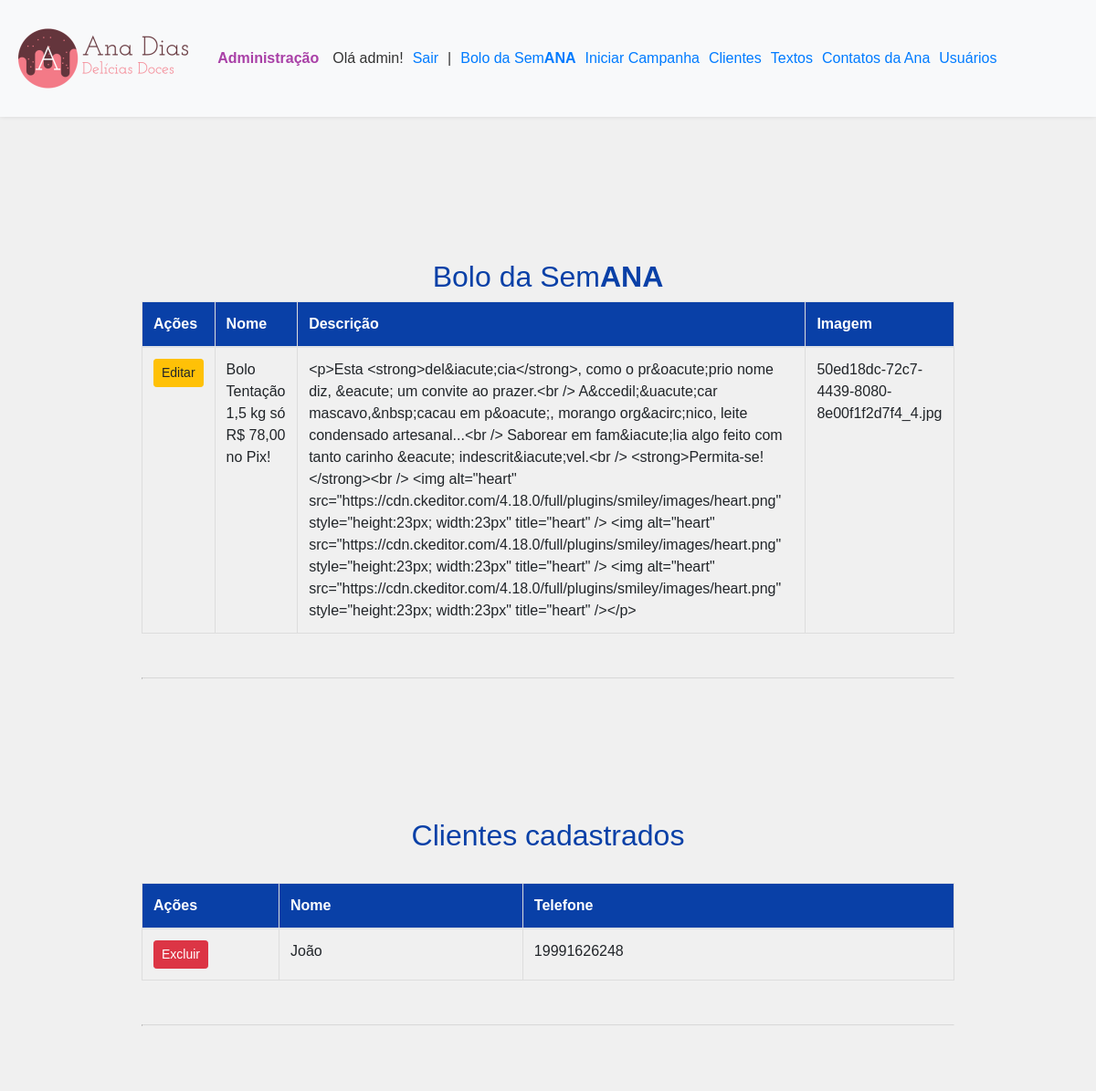
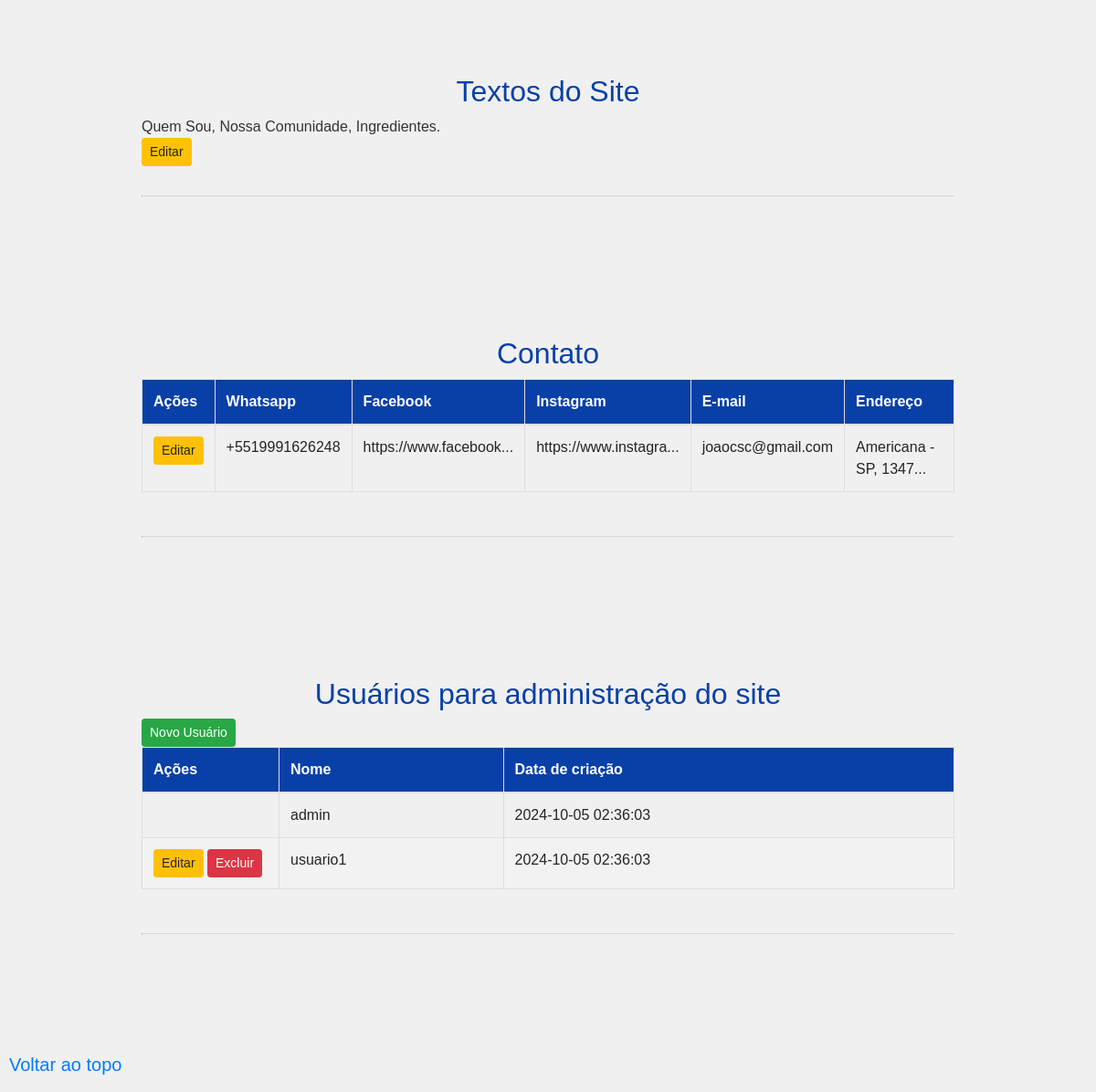
Page /admin (signed in) on the committed database (2 pictures, top to bottom).
### tables this page shows
CREATE TABLE usuarios (
    id INTEGER PRIMARY KEY AUTOINCREMENT,
    created TIMESTAMP NOT NULL DEFAULT CURRENT_TIMESTAMP,
    nome TEXT NOT NULL UNIQUE,
    senha TEXT NOT NULL
);

CREATE TABLE promocao (
    id INTEGER PRIMARY KEY AUTOINCREMENT,
    nome TEXT NOT NULL UNIQUE,
    descricao TEXT NOT NULL,
    imagem TEXT NOT NULL
);

CREATE TABLE cliente (
    id INTEGER PRIMARY KEY AUTOINCREMENT,
    nome TEXT NOT NULL,
    telefone TEXT NOT NULL UNIQUE
);

CREATE TABLE textos (
  id INTEGER PRIMARY KEY AUTOINCREMENT,
  quem_somos TEXT NOT NULL,
  sobre_a_comunidade TEXT NOT NULL,
  transparencia TEXT NOT NULL
);

CREATE TABLE contato (
    id INTEGER PRIMARY KEY AUTOINCREMENT,
    created TIMESTAMP NOT NULL DEFAULT CURRENT_TIMESTAMP,
    whatsapp TEXT NOT NULL,
    facebook TEXT NOT NULL,
    instagram TEXT NOT NULL,
    email TEXT NOT NULL,
    endereco TEXT NOT NULL
);

### app.py (the view)
@app.route('/admin')
@login_required
def admin():
    conn = get_db_connection()
    contato = conn.execute('SELECT * FROM contato').fetchall()
    promocao = conn.execute('SELECT * FROM promocao').fetchall()
    usuarios = conn.execute('SELECT * FROM usuarios').fetchall()
    textos = conn.execute('SELECT * FROM textos').fetchall()
    clientes = conn.execute('SELECT * FROM cliente').fetchall()
    conn.close()
    return render_template('admin.html', usuario=current_user.nome, contato=contato, usuarios=usuarios, textos=textos, promocao=promocao, clientes=clientes)

### app.py (called while the page is built)
def get_db_connection():
    conn = sqlite3.connect('database.db')
    conn.row_factory = sqlite3.Row
    return conn

@login_manager.user_loader
def load_user(user_id):
    conn = get_db_connection()
    usuario = conn.execute('SELECT * FROM usuarios WHERE id = ?',
                        (user_id,)).fetchone()
    conn.close()
    if usuario:
        return Usuario(usuario[0], usuario[1], usuario[2])
    return None

### templates/admin.html (shortened to what this page needs)
{% extends 'base3.html' %}
{% block content %}
	<br><br><br><br><br>
	<br>
	<div id="promocao">
	<br><br><br><br><br>
    <h2>Bolo da Sem<b>ANA</b></h2>
    {% if not promocao %}
        <p>Configuração não cadastrada.</p>
    {% else %}
        <table class="table">
            <thead>
                <tr>
                    <th>Ações</th>
                    <th>Nome</th>
                    <th>Descrição</th>
                    <th>Imagem</th>
                </tr>
            </thead>
            <tbody>
                {% for promocao in promocao %}
                    <tr>
                        <td>
                            <a href="{{ url_for('edit_promocao', id=promocao.id) }}" class="btn btn-sm btn-warning">Editar</a>
                        </td>
                        <td>{{ promocao.nome }}</td>
                        <td>{{ promocao.descricao }}</td>
                        <td>{{ promocao.imagem }}</td>
                    </tr>
                {% endfor %}
            </tbody>
        </table>
    {% endif %}
    </div>
	<br>
	<hr>
	<br>
	<div id="clientes">
	<br><br><br><br><br>
    <h2>Clientes cadastrados</h2>
    <br>
    {% if not clientes %}
        <p>Nenhum cliente cadastrado.</p>
    {% else %}
        <table class="table">
            <thead>
                <tr>
                    <th width="150">Ações</th>
                    <th>Nome</th>
                    <th>Telefone</th>
                </tr>
            </thead>
            <tbody>
                {% for cliente in clientes %}
                    <tr>
                        <td width="150">
                        	{% if usuario.nome != 'admin' %}
                            <a href="{{ url_for('excluir_cliente', id=cliente[0]) }}" class="btn btn-sm btn-danger">Excluir</a>
                            {% endif %}
                        </td>
                        <td>{{ cliente.nome }}</td>
                        <td>{{ cliente.telefone }}</td>
                    </tr>
                {% endfor %}
            </tbody>
        </table>
    {% endif %}
    </div>
    <br>
	<hr>
	<br>
	<div id="textos">
	<br><br><br><br><br>
    <h2>Textos do Site</h2>
    {% if not textos %}
        <p>Configuração não cadastrada.</p>
    {% else %}
		{% for texto in textos %}
			Quem Sou, Nossa Comunidade, Ingredientes.
			<br>
		    <a href="{{ url_for('edit_textos', id=texto.id) }}" class="btn btn-sm btn-warning">Editar</a>
		{% endfor %}
    {% endif %}
    </div>
    <br>
	<hr>
	<br>
	<div id="contato">
	<br><br><br><br><br>
    <h2>Contato</h2>
    {% if not contato %}
        <p>Configuração não cadastrada.</p>
    {% else %}
        <table class="table">
            <thead>
                <tr>
                    <th>Ações</th>
                    <th>Whatsapp</th>
                    <th>Facebook</th>
                    <th>Instagram</th>
                    <th>E-mail</th>
                    <th>Endereço</th>
                </tr>
            </thead>
            <tbody>
                {% for contato in contato %}
                    <tr>
                        <td>
                            <a href="{{ url_for('edit_contato', id=contato.id) }}" class="btn btn-sm btn-warning">Editar</a>
                        </td>
                        <td>{{ contato.whatsapp }}</td>
                        <td>{{ contato.facebook[0:20] }}...</td>
                        <td>{{ contato.instagram[0:20] }}...</td>
                        <td>{{ contato.email }}</td>
                        <td>{{ contato.endereco[0:20] }}...</td>
                    </tr>
                {% endfor %}
            </tbody>
        </table>
    {% endif %}
    </div>
	<br>
	<hr>
	<br>
	<div id="usuarios">
	<br><br><br><br><br>
    <h2>Usuários para administração do site</h2>
    <a href="{{ url_for('create_usuario') }}" class="btn btn-sm btn-success">Novo Usuário</a>
    <br>
    {% if not usuarios %}
        <p>Nenhuma usuário cadastrado.</p>
    {% else %}
        <table class="table">
            <thead>
                <tr>
                    <th width="150">Ações</th>
                    <th>Nome</th>
                    <th>Data de criação</th>
                </tr>
            </thead>
            <tbody>
                {% for usuario in usuarios %}
                    <tr>
                        <td width="150">
                        	{% if usuario.nome != 'admin' %}
                            <a href="{{ url_for('edit_usuario', id=usuario.id) }}" class="btn btn-sm btn-warning">Editar</a>
                            <a href="{{ url_for('excluir_usuario', id=usuario[0]) }}" class="btn btn-sm btn-danger">Excluir</a>
                            {% endif %}
                        </td>
                        <td>{{ usuario.nome }}</td>
                        <td>{{ usuario.created }}</td>
                    </tr>
                {% endfor %}
            </tbody>
        </table>
    {% endif %}
    </div>
	<br>
{% endblock %}

### templates/base3.html (shortened to what this page needs)
<!doctype html>
<html lang="en">
  <head>
    <link rel="stylesheet" href="https://stackpath.bootstrapcdn.com/bootstrap/4.3.1/css/bootstrap.min.css">
	<link rel="stylesheet" href="https://cdn.jsdelivr.net/npm/bootstrap@4.6.1/dist/css/bootstrap.min.css">
	<link rel="stylesheet" href="{{ url_for('static', filename='css/style.css') }}">
  </head>
  <body>
  	<div id="topo">
    	<nav class="navbar navbar-expand-md navbar-light bg-light" style="position: fixed; top: 0; left: 0; width: 100%; z-index: 10; background-color: #fff; box-shadow: 0 0 5px rgba(0, 0, 0, 0.1);">
        <a href="{{ url_for('index')}}"><img src="{{ url_for('static', filename='img/logo/ad2.png') }}" alt="Ana Dias | Delícias Doces"></a>
        <div class="collapse navbar-collapse" id="navbarNav">
            <ul class="navbar-nav">
            <li class="xxx">
	        	<b>Administração</b>
            </li>
            </ul>
            <ul class="navbar-nav">
            <li class="nav-item active">
	        	Olá {{ usuario }}!
            </li>
            </ul>
            <ul class="navbar-nav">
            <li class="nav-item active">
	        	<a href="/logout">Sair</a>
            </li>
            </ul>
            <ul class="navbar-nav">
            <li class="nav-item active">
	        	|
            </li>
            </ul>
            <ul class="navbar-nav">
            <li class="nav-item active">
	        	<a href="#promocao">Bolo da Sem<b>ANA</b></a>
            </li>
            </ul>
            <ul class="navbar-nav">
            <li class="nav-item active">
	        	<a href="{{ url_for('campanha') }}">Iniciar Campanha</a>
            </li>
            </ul>
            <ul class="navbar-nav">
            <li class="nav-item active">
	        	<a href="#clientes">Clientes</a>
            </li>
            </ul>
            <ul class="navbar-nav">
            <li class="nav-item active">
	        	<a href="#textos">Textos</a>
            </li>
            </ul>
            <ul class="navbar-nav">
            <li class="nav-item active">
	        	<a href="#contato">Contatos da Ana</a>
            </li>
            </ul>
            <ul class="navbar-nav">
            <li class="nav-item active">
	        	<a href="#usuarios">Usuários</a>
            </li>
            </ul>
		</div>
	</div>
	<a class="navbar-brand" href="#topo" style="position: fixed; bottom: 10px; left: 10px; z-index: 100;">Voltar ao topo</a>
    <div class="container">
        {% block content %} {% endblock %}
		<hr>
		<br><br><br>
	<br><br><br>
    </div>
  </body>
</html>

### static/css/style.css (style rules this page uses)
h2 { color: #0940A7; font-family: Arial, sans-serif; text-align: center; padding 7px; }
hr { display: block; margin-top: 0.5em; margin-bottom: 0.5em; margin-left: auto; margin-right: auto; border-style: inset; border-width: 1px; }
table { font-family: Arial, Helvetica, sans-serif; border-collapse: collapse; width: 100%; }
table td, table th { border: 1px solid #ddd; padding: 8px; }
table tr:nth-child(even) { background-color: #f2f2f2; }
table th { padding-top: 12px; padding-bottom: 12px; text-align: left; background-color: #0940A7; color: white; }
nav ul { display: flex; }
nav ul li { flex: 1; margin-right: 10px; }
.container { overflow: hidden; }
body { font-family: Arial, sans-serif; font-size: 16px; color: #333; background-color: #f0f0f0; margin: 0 auto; padding: 20px; max-width: 960px; }
.xxx { color: #A940A7; font-family: Arial, sans-serif; text-align: left; padding: 5px; font-size: 16px; }

### rows in the picture
usuarios: nome "admin", created "2024-10-05 02:36:03"
promocao: nome "Bolo Tentação 1,5 kg só R$ 78,00 no Pix!", descricao "<p>Esta <strong>del&iacute;cia</strong>, como o pr&oacute;prio nome diz, &eacute; um convite ao prazer.<br /> A&ccedil;&uacute;car mascavo,&nbsp;cacau em p&oacute;, morango org&acirc;nico, leite condensado artesanal...<br /> Saborear em fam&iacute;lia algo feito com tanto carinho &eacute; indescrit&iacute;vel.<br /> <strong>Permita-se!</strong><br /> <img alt=\"heart\" src=\"https://cdn.ckeditor.com/4.18.0/full/plugins/smiley/images/heart.png\" style=\"height:23px; width:23px\" title=\"heart\" /> <img alt=\"heart\" src=\"https://cdn.ckeditor.com/4.18.0/full/plugins/smiley/images/heart.png\" style=\"height:23px; width:23px\" title=\"heart\" /> <img alt=\"heart\"…", imagem "50ed18dc-72c7-4439-8080-8e00f1f2d7f4_4.jpg"
cliente: nome "João", telefone "19991626248"
contato: whatsapp "+5519991626248", facebook "https://www.facebook", instagram "https://www.instagra", email "joaocsc@gmail.com", endereco "Americana - SP, 1347"
usuarios: nome "usuario1", created "2024-10-05 02:36:03"
